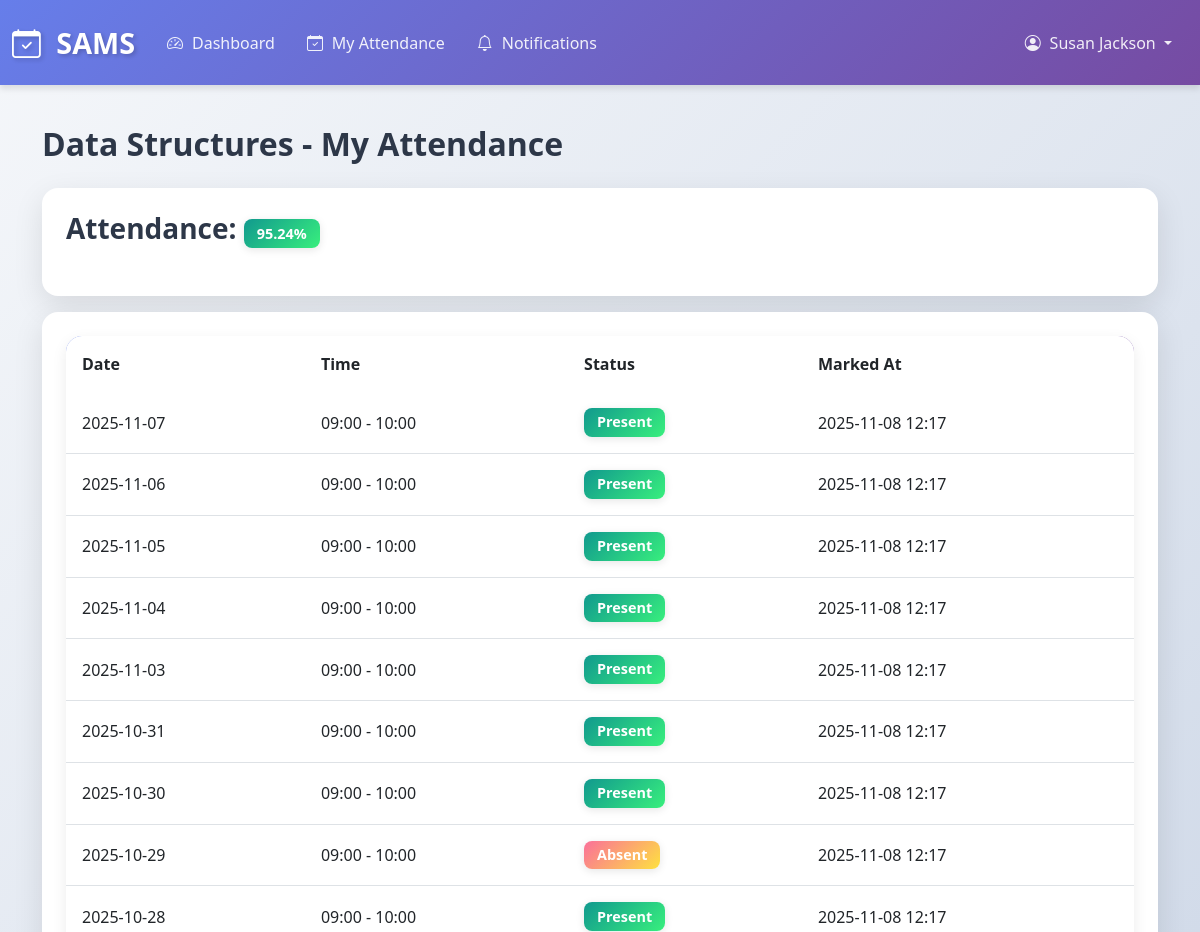
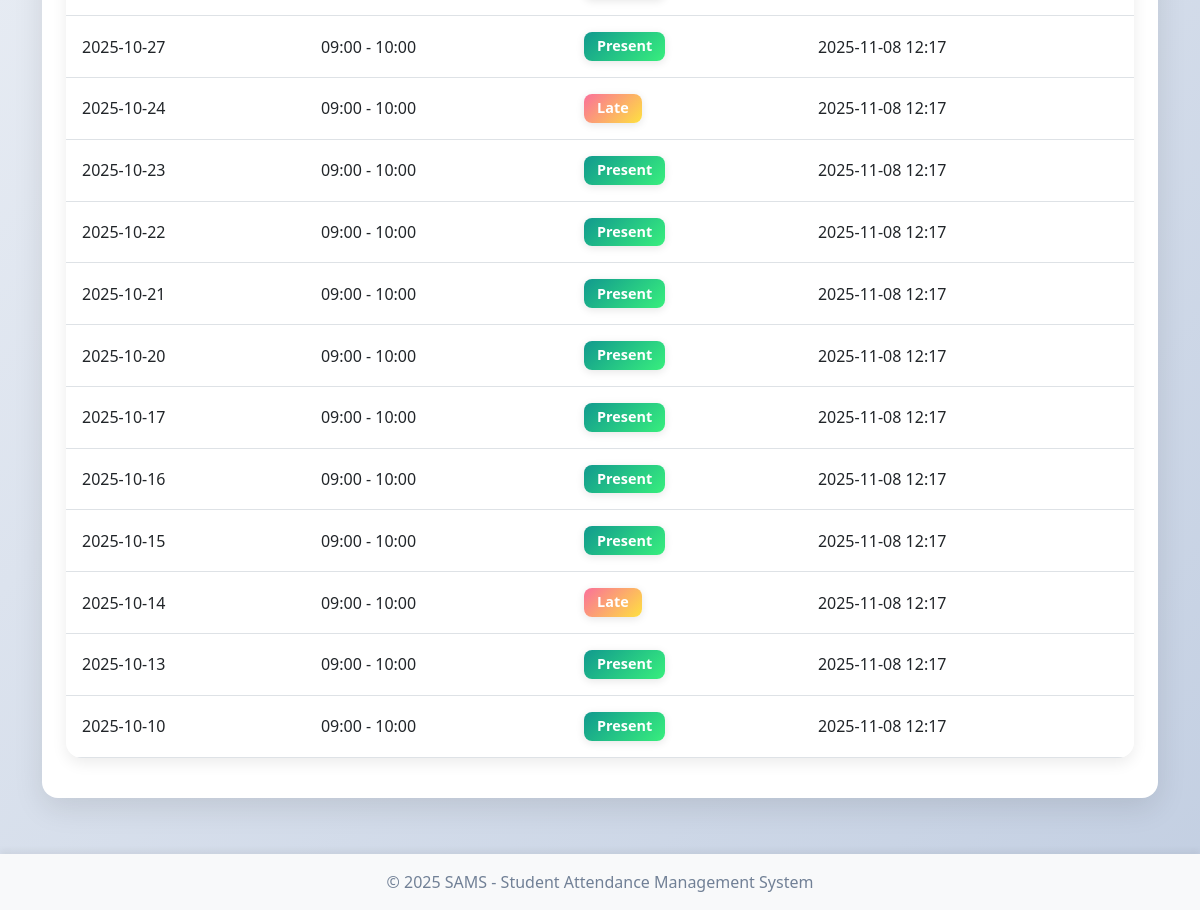
The page /student/attendance/1 (signed in) on the database its author committed (2 pictures, top to bottom).
### app.py (models this page shows)
class User(db.Model):
    __tablename__ = 'users'
    id = db.Column(db.Integer, primary_key=True)
    username = db.Column(db.String(80), unique=True, nullable=False)
    email = db.Column(db.String(120), unique=True, nullable=False)
    password_hash = db.Column(db.String(200), nullable=False)
    role = db.Column(db.String(20), nullable=False)
    full_name = db.Column(db.String(100), nullable=False)
    created_at = db.Column(db.DateTime, default=datetime.utcnow)
    is_active = db.Column(db.Boolean, default=True)

class Course(db.Model):
    __tablename__ = 'courses'
    id = db.Column(db.Integer, primary_key=True)
    course_code = db.Column(db.String(20), unique=True, nullable=False)
    course_name = db.Column(db.String(100), nullable=False)
    department = db.Column(db.String(100))
    credits = db.Column(db.Integer)
    year = db.Column(db.Integer)
    semester = db.Column(db.Integer)

class AttendanceSession(db.Model):
    __tablename__ = 'attendance_sessions'
    id = db.Column(db.Integer, primary_key=True)
    class_id = db.Column(db.Integer, db.ForeignKey('classes.id'), nullable=False)
    date = db.Column(db.Date, nullable=False)
    start_time = db.Column(db.Time, nullable=False)
    end_time = db.Column(db.Time, nullable=False)
    created_by = db.Column(db.Integer, db.ForeignKey('users.id'))
    created_at = db.Column(db.DateTime, default=datetime.utcnow)
    is_active = db.Column(db.Boolean, default=True)
    class_ref = db.relationship('Class', backref='attendance_sessions')

class Attendance(db.Model):
    __tablename__ = 'attendance'
    id = db.Column(db.Integer, primary_key=True)
    session_id = db.Column(db.Integer, db.ForeignKey('attendance_sessions.id'), nullable=False)
    student_id = db.Column(db.Integer, db.ForeignKey('students.id'), nullable=False)
    status = db.Column(db.String(20), nullable=False)
    marked_at = db.Column(db.DateTime, default=datetime.utcnow)
    marked_by = db.Column(db.Integer, db.ForeignKey('users.id'))
    method = db.Column(db.String(20))
    session = db.relationship('AttendanceSession', backref='attendance_records')
    student = db.relationship('Student', backref='attendance_records')

### app.py (the view)
@app.route('/student/attendance/<int:class_id>')
@role_required('student')
def student_class_attendance(class_id):
    student = get_current_student()
    if not student:
        return redirect(url_for('login'))
    class_obj = Class.query.get_or_404(class_id)
    enrollment = Enrollment.query.filter_by(student_id=student.id, class_id=class_id).first()
    if not enrollment:
        flash('You are not enrolled in this class.', 'danger')
        return redirect(url_for('student_attendance'))
    records = db.session.query(AttendanceSession, Attendance)\
        .outerjoin(Attendance, db.and_(
            Attendance.session_id == AttendanceSession.id,
            Attendance.student_id == student.id
        ))\
        .filter(AttendanceSession.class_id == class_id)\
        .order_by(AttendanceSession.date.desc()).all()
    percentage = calculate_attendance_percentage(student.id, class_id)
    return render_template('student/class_attendance.html',
                         class_obj=class_obj,
                         records=records,
                         percentage=percentage)

### app.py (called while the page is built)
@app.before_request
def check_session_timeout():
    if 'user_id' in session:
        session.permanent = True
        last_activity = session.get('last_activity')
        if last_activity:
            last_activity_time = datetime.fromisoformat(last_activity)
            if datetime.now() - last_activity_time > timedelta(minutes=30):
                session.clear()
                flash('Your session has expired. Please log in again.', 'warning')
                return redirect(url_for('login'))
        session['last_activity'] = datetime.now().isoformat()

def role_required(*roles):
    def decorator(f):
        @wraps(f)
        def decorated_function(*args, **kwargs):
            if 'user_id' not in session:
                flash('Please log in to access this page.', 'warning')
                return redirect(url_for('login'))
            user = User.query.get(session['user_id'])
            if not user:
                session.clear()
                flash('Your session is invalid. Please log in again.', 'warning')
                return redirect(url_for('login'))
            if user.role not in roles:
                flash('You do not have permission to access this page.', 'danger')
                return redirect(url_for('dashboard'))
            return f(*args, **kwargs)
        return decorated_function
    return decorator

def calculate_attendance_percentage(student_id, class_id=None):
    query = Attendance.query.join(AttendanceSession).filter(
        Attendance.student_id == student_id
    )
    if class_id:
        query = query.filter(AttendanceSession.class_id == class_id)
    total_sessions = query.count()
    present_sessions = query.filter(Attendance.status.in_(['present', 'late'])).count()
    if total_sessions == 0:
        return 0
    return round((present_sessions / total_sessions) * 100, 2)

def get_current_student():
    student = Student.query.filter_by(user_id=session.get('user_id')).first()
    if not student:
        session.clear()
        flash('Student profile not found. Please contact admin.', 'danger')
        return None
    return student

### templates/student/class_attendance.html
{% extends "base.html" %}
{% block content %}
<h2>{{ class_obj.course.course_name }} - My Attendance</h2>
<div class="card mb-3">
    <div class="card-body">
        <h3>Attendance: <span class="badge bg-{{ 'success' if percentage >= 75 else 'danger' }}">{{ percentage }}%</span></h3>
    </div>
</div>
<div class="card">
    <div class="card-body">
        <table class="table">
            <thead><tr><th>Date</th><th>Time</th><th>Status</th><th>Marked At</th></tr></thead>
            <tbody>
            {% for session, attendance in records %}
            <tr>
                <td>{{ session.date }}</td>
                <td>{{ session.start_time.strftime('%H:%M') }} - {{ session.end_time.strftime('%H:%M') }}</td>
                <td>
                    {% if attendance %}
                    <span class="badge bg-{{ 'success' if attendance.status == 'present' else 'danger' }}">
                        {{ attendance.status|title }}
                    </span>
                    {% else %}
                    <span class="badge bg-secondary">Not Marked</span>
                    {% endif %}
                </td>
                <td>{{ attendance.marked_at.strftime('%Y-%m-%d %H:%M') if attendance else 'N/A' }}</td>
            </tr>
            {% endfor %}
            </tbody>
        </table>
    </div>
</div>
{% endblock %}

### templates/base.html (shortened to what this page needs)
<!DOCTYPE html>
<html lang="en">
<head>
    <link href="https://cdn.jsdelivr.net/npm/bootstrap@5.3.0/dist/css/bootstrap.min.css" rel="stylesheet">
    <link rel="stylesheet" href="https://cdn.jsdelivr.net/npm/bootstrap-icons@1.10.0/font/bootstrap-icons.css">
    <link rel="stylesheet" href="{{ url_for('static', filename='css/style.css') }}">
</head>
<body>
    {% if session.user_id %}
    <nav class="navbar navbar-expand-lg navbar-dark bg-primary">
        <div class="container-fluid">
            <a class="navbar-brand" href="{{ url_for('dashboard') }}">
                <i class="bi bi-calendar-check"></i> SAMS
            </a>
            <div class="collapse navbar-collapse" id="navbarNav">
                <ul class="navbar-nav me-auto">
                    {% if session.role == 'admin' %}
                    <li class="nav-item">
                        <a class="nav-link" href="{{ url_for('admin_dashboard') }}">
                            <i class="bi bi-speedometer2"></i> Dashboard
                        </a>
                    </li>
                    <li class="nav-item">
                        <a class="nav-link" href="{{ url_for('admin_users') }}">
                            <i class="bi bi-people"></i> Users
                        </a>
                    </li>
                    <li class="nav-item">
                        <a class="nav-link" href="{{ url_for('admin_courses') }}">
                            <i class="bi bi-book"></i> Courses
                        </a>
                    </li>
                    <li class="nav-item">
                        <a class="nav-link" href="{{ url_for('admin_classes') }}">
                            <i class="bi bi-door-open"></i> Classes
                        </a>
                    </li>
                    <li class="nav-item">
                        <a class="nav-link" href="{{ url_for('admin_reports') }}">
                            <i class="bi bi-file-earmark-text"></i> Reports
                        </a>
                    </li>
                    {% elif session.role == 'student' %}
                    <li class="nav-item">
                        <a class="nav-link" href="{{ url_for('student_dashboard') }}">
                            <i class="bi bi-speedometer2"></i> Dashboard
                        </a>
                    </li>
                    <li class="nav-item">
                        <a class="nav-link" href="{{ url_for('student_attendance') }}">
                            <i class="bi bi-calendar-check"></i> My Attendance
                        </a>
                    </li>
                    <li class="nav-item">
                        <a class="nav-link" href="{{ url_for('student_notifications') }}">
                            <i class="bi bi-bell"></i> Notifications
                        </a>
                    </li>
                    {% endif %}
                </ul>
                <ul class="navbar-nav">
                    <li class="nav-item dropdown">
                        <a class="nav-link dropdown-toggle" href="#" id="navbarDropdown" role="button" data-bs-toggle="dropdown">
                            <i class="bi bi-person-circle"></i> {{ session.full_name }}
                        </a>
                    </li>
                </ul>
            </div>
        </div>
    </nav>
    {% endif %}
    <main class="container my-4">
        {% block content %}{% endblock %}
    </main>
    <footer class="footer mt-auto py-3 bg-light">
        <div class="container text-center">
            <span class="text-muted">© 2025 SAMS - Student Attendance Management System</span>
        </div>
    </footer>
</body>
</html>

### static/css/style.css (style rules this page uses)
:root { --primary-gradient: linear-gradient(135deg, #667eea 0%, #764ba2 100%); --success-gradient: linear-gradient(135deg, #11998e 0%, #38ef7d 100%); --info-gradient: linear-gradient(135deg, #2193b0 0%, #6dd5ed 100%); --warning-gradient: linear-gradient(135deg, #f093fb 0%, #f5576c 100%); --danger-gradient: linear-gradient(135deg, #fa709a 0%, #fee140 100%); --dark-gradient: linear-gradient(135deg, #434343 0%, #000000 100%); }
* { margin: 0; padding: 0; box-sizing: border-box; }
body { background: linear-gradient(135deg, #f5f7fa 0%, #c3cfe2 100%); min-height: 100vh; display: flex; flex-direction: column; font-family: 'Segoe UI', Tahoma, Geneva, Verdana, sans-serif; color: #2d3748; }
main { flex: 1; }
.navbar { background: var(--primary-gradient) !important; box-shadow: 0 4px 6px rgba(0,0,0,0.1); padding: 1rem 0; }
.navbar-brand { font-weight: 700; font-size: 1.8rem; color: white !important; text-shadow: 2px 2px 4px rgba(0,0,0,0.2); transition: transform 0.3s ease; }
.navbar-brand i { margin-right: 0.5rem; animation: pulse 2s infinite; }
.nav-link { color: rgba(255,255,255,0.9) !important; font-weight: 500; transition: all 0.3s ease; padding: 0.5rem 1rem !important; border-radius: 0.5rem; }
.nav-link i { margin-right: 0.3rem; }
.card { border: none; border-radius: 1rem; box-shadow: 0 10px 30px rgba(0,0,0,0.1); margin-bottom: 2rem; transition: all 0.3s ease; overflow: hidden; }
.card-body { padding: 1.5rem; }
.table { background-color: white; border-radius: 1rem; overflow: hidden; box-shadow: 0 5px 15px rgba(0,0,0,0.08); }
.table thead { background: var(--primary-gradient); color: white; }
.table thead th { border: none; padding: 1rem; font-weight: 600; }
.table tbody tr { transition: all 0.3s ease; }
.table tbody td { vertical-align: middle; padding: 1rem; }
.badge { font-size: 0.9rem; padding: 0.5em 0.9em; border-radius: 0.5rem; font-weight: 600; box-shadow: 0 2px 8px rgba(0,0,0,0.1); }
.badge.bg-success { background: linear-gradient(135deg, #11998e 0%, #38ef7d 100%) !important; }
.badge.bg-danger { background: linear-gradient(135deg, #fa709a 0%, #fee140 100%) !important; }
.footer { background: white; padding: 2rem 0; margin-top: 3rem; box-shadow: 0 -4px 6px rgba(0,0,0,0.05); }
.footer .text-muted { color: #718096 !important; font-weight: 500; }
h1, h2, h3, h4, h5, h6 { color: #2d3748; font-weight: 700; margin-bottom: 1.5rem; }
h2 { font-size: 2rem; }

### rows shown on the page
User: full_name "Susan Jackson"
Course: course.course_name "Data Structures"
AttendanceSession: date "2025-11-07", start_time "09:00", end_time "10:00", status "Present", marked_at "2025-11-08 12:17"
AttendanceSession: date "2025-11-06", start_time "09:00", end_time "10:00", status "Present", marked_at "2025-11-08 12:17"
AttendanceSession: date "2025-11-05", start_time "09:00", end_time "10:00", status "Present", marked_at "2025-11-08 12:17"
AttendanceSession: date "2025-11-04", start_time "09:00", end_time "10:00", status "Present", marked_at "2025-11-08 12:17"
AttendanceSession: date "2025-11-03", start_time "09:00", end_time "10:00", status "Present", marked_at "2025-11-08 12:17"
AttendanceSession: date "2025-10-31", start_time "09:00", end_time "10:00", status "Present", marked_at "2025-11-08 12:17"
AttendanceSession: date "2025-10-30", start_time "09:00", end_time "10:00", status "Present", marked_at "2025-11-08 12:17"
AttendanceSession: date "2025-10-29", start_time "09:00", end_time "10:00", status "Absent", marked_at "2025-11-08 12:17"
AttendanceSession: date "2025-10-28", start_time "09:00", end_time "10:00", status "Present", marked_at "2025-11-08 12:17"
AttendanceSession: date "2025-10-27", start_time "09:00", end_time "10:00", status "Present", marked_at "2025-11-08 12:17"
AttendanceSession: date "2025-10-24", start_time "09:00", end_time "10:00", status "Late", marked_at "2025-11-08 12:17"
AttendanceSession: date "2025-10-23", start_time "09:00", end_time "10:00", status "Present", marked_at "2025-11-08 12:17"
AttendanceSession: date "2025-10-22", start_time "09:00", end_time "10:00", status "Present", marked_at "2025-11-08 12:17"
AttendanceSession: date "2025-10-21", start_time "09:00", end_time "10:00", status "Present", marked_at "2025-11-08 12:17"
AttendanceSession: date "2025-10-20", start_time "09:00", end_time "10:00", status "Present", marked_at "2025-11-08 12:17"
AttendanceSession: date "2025-10-17", start_time "09:00", end_time "10:00", status "Present", marked_at "2025-11-08 12:17"
AttendanceSession: date "2025-10-16", start_time "09:00", end_time "10:00", status "Present", marked_at "2025-11-08 12:17"
AttendanceSession: date "2025-10-15", start_time "09:00", end_time "10:00", status "Present", marked_at "2025-11-08 12:17"
AttendanceSession: date "2025-10-14", start_time "09:00", end_time "10:00", status "Late", marked_at "2025-11-08 12:17"
AttendanceSession: date "2025-10-13", start_time "09:00", end_time "10:00", status "Present", marked_at "2025-11-08 12:17"
AttendanceSession: date "2025-10-10", start_time "09:00", end_time "10:00", status "Present", marked_at "2025-11-08 12:17"

### other values the page prints
{{ percentage }} "95.24"
